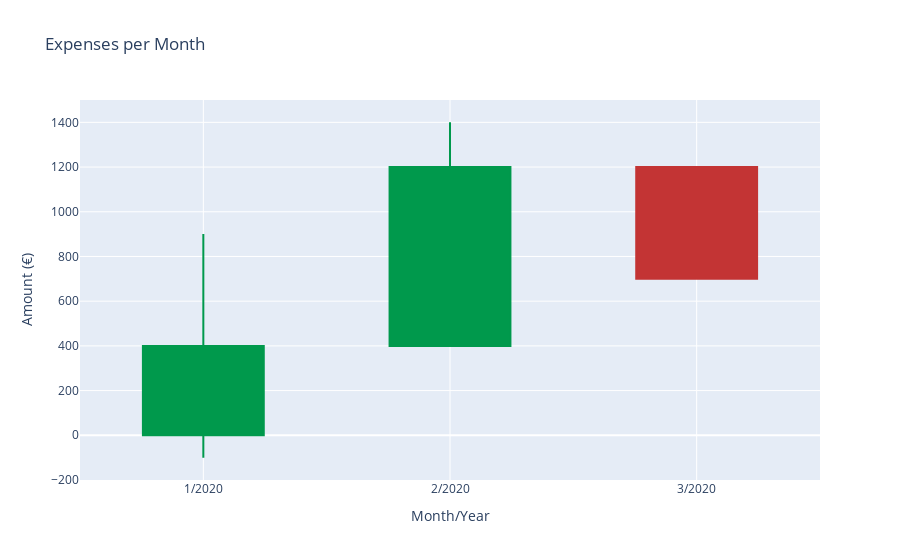

This figure's notebook cell:
### Code cell
fig = candlestick_per_month(t)
fig.show()

### Figure 1 — Plotly figure (JSON) as saved in the notebook; plotly's stock layout.template omitted (floating-point values rounded to 4 significant figures)
{"data": [{"close": [400, 1200, 700], "decreasing": {"fillcolor": "rgb(195, 52, 52)", "line": {"color": "rgb(195, 52, 52)"}}, "high": [900, 1400, 1200], "increasing": {"fillcolor": "rgb(0,153,76)", "line": {"color": "rgb(0,153,76)"}}, "low": [-100, 400, 700], "open": [0, 400, 1200], "type": "candlestick", "x": ["1/2020", "2/2020", "3/2020"]}], "layout": {"title": {"text": "Expenses per Month"}, "xaxis": {"rangeslider": {"visible": false}, "title": {"text": "Month/Year"}}, "yaxis": {"range": [-200, 1500], "title": {"text": "Amount (€)"}}}}
